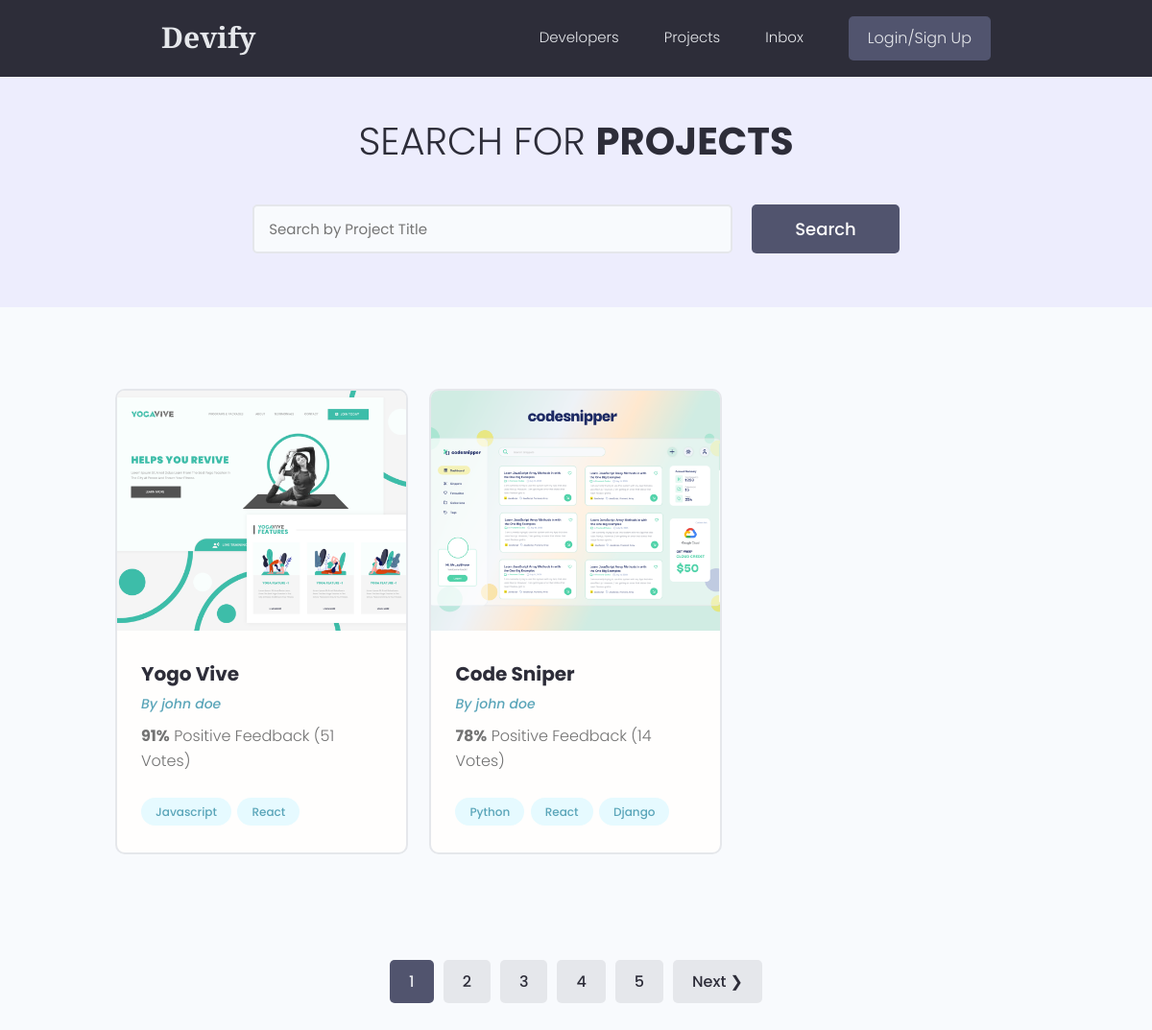
/projects/, run on the app's committed database.
### projects/models.py (models this page shows, shortened)
class Project(models.Model):
    owner = models.ForeignKey(Profile, null=True, blank=True,on_delete=models.SET_NULL)
    title = models.CharField(max_length=200)
    description = models.TextField(null=True, blank=True)
    featured_image = models.ImageField(null=True, blank=True,default="default.jpg")
    demo_link = models.CharField(max_length=2000, null=True, blank=True)
    source_link = models.CharField(max_length=2000, null=True, blank=True)
    tags = models.ManyToManyField('Tag',blank=True)
    vote_total = models.IntegerField(default=0,null=True,blank=True)
    vote_ratio = models.IntegerField(default=0,null=True,blank=True)
    created = models.DateTimeField(auto_now_add=True)
    id = models.UUIDField(default=uuid.uuid4, unique=True , primary_key=True, editable=False)
    class Meta:
        ordering = ['-vote_total']

class Tag(models.Model):
    name = models.CharField(max_length=200)
    created = models.DateTimeField(auto_now_add=True)
    id = models.UUIDField(default=uuid.uuid4, unique=True , primary_key=True, editable=False)
    def __str__(self):
        return self.name

### users/models.py (models this page shows, shortened)
class Profile(models.Model):
    user = models.OneToOneField(User, on_delete=models.CASCADE , null=True, blank=True)
    name = models.CharField(max_length=200, blank=True, null=True)
    email = models.EmailField(max_length=500,blank=True,null=True)
    username = models.CharField(max_length=200, blank=True, null=True)
    location = models.CharField(max_length=200, blank=True, null=True)
    short_intro = models.CharField(max_length=2000,blank=True,null=True)
    bio = models.TextField(blank=True, null=True)
    profile_image = models.ImageField(blank=True, null=True, upload_to = 'profiles/',default='profiles/user-default.png')
    social_github = models.CharField(max_length=200, blank=True, null=True)
    social_twitter = models.CharField(max_length=200, blank=True, null=True)
    social_linkedin = models.CharField(max_length=200, blank=True, null=True)
    social_youtube = models.CharField(max_length=200, blank=True, null=True)
    social_website = models.CharField(max_length=200, blank=True, null=True)
    created = models.DateTimeField(auto_now_add=True)
    id = models.UUIDField(default=uuid.uuid4, unique=True , primary_key=True, editable=False)

### projects/views.py (the view)
# urls.py: path('projects/',include('projects.urls')),
def projects(request):
    projects,search_query = searchProjects(request)
    custom_range, projects = paginateProjects(request, projects,2)
    context = {'projects':projects,'search_query':search_query,'custom_range':custom_range}
    return render(request,'projects/projects.html',context)

### projects/utils.py (called while the page is built)
def paginateProjects(request,projects,results):
    page = request.GET.get('page')
    paginator = Paginator(projects,results)
    try :
        projects = paginator.page(page)
    except PageNotAnInteger:
        page = 1
        projects = paginator.page(page)
    except EmptyPage:
        page = paginator.num_pages
        projects = paginator.page(page)
    leftIndex = (int(page)-4)
    if leftIndex < 1:
        leftIndex = 1
    rightIndex = (int(page)+5)
    if rightIndex > paginator.num_pages:
        rightIndex = paginator.num_pages + 1
    custom_range = range(leftIndex,rightIndex)
    return custom_range, projects

def searchProjects(request):
    search_query = ''
    if request.GET.get('search_query'):
        search_query = request.GET.get('search_query')
    tags = Tag.objects.filter(name__icontains= search_query)
    projects = Project.objects.distinct().filter(
        Q(title__icontains = search_query) |
        Q(description__icontains = search_query) |
        Q(owner__name__icontains = search_query) |
        Q(tags__in=tags)
    )
    return projects,search_query

### projects/templates/projects/projects.html (shortened to what this page needs)
{% extends 'main.html' %}
{% block content %}
<main class="projects">
  <section class="hero-section text-center">
    <div class="container container--narrow">
      <div class="hero-section__box">
        <h2>Search for <span>Projects</span></h2>
      </div>
      <div class="hero-section__search">
        <form class="form" action="{% url 'projects' %}" method="get">
          <div class="form__field">
            <input class="input input--text" id="formInput#search" type="text" name="search_query"
              placeholder="Search by Project Title" value="{{search_query}}" />
          </div>
          <input class="btn btn--sub btn--lg" type="submit" value="Search" />
        </form>
      </div>
    </div>
  </section>
  <section class="projectsList">
    <div class="container">
      <div class="grid grid--three">
        {% for project in projects %}
        <div class="column">
          <div class="card project">
            <a href="{% url 'project' project.id %}" class="project">
              <img class="project__thumbnail" src="{{ project.featured_image.url }}" alt="project thumbnail" />
              <div class="card__body">
                <h3 class="project__title">{{project.title}}</h3>
                <p><a class="project__author" href="{% url 'user-profile' project.owner.id %}">By
                    {{project.owner.name}}</a></p>
                <p class="project--rating">
                  <span style="font-weight: bold;">{{project.vote_ratio}}%</span> Positive
                  Feedback ({{project.vote_total}} Vote{{project.vote_total|pluralize:"s"}})
                </p>
                <div class="project__tags">
                  {% for tag in project.tags.all %}
                  <span class="tag tag--pill tag--main">
                    <small>{{tag}}</small>
                  </span>
                  {% endfor %}
                </div>
              </div>
            </a>
          </div>
        </div>
        {% endfor %}
      </div>
    </div>
  </section>
  {% include 'pagination.html' with queryset=projects custom_range=custom_range %}
</main>
{% endblock content %}

### static/styles/app.css (style rules this page uses)
:root { --color-sub: #2d2d39; }
.btn--sub { background-color: var(--color-sub-light); }
.card { border: 2px solid var(--color-light); }
img { width: 100%; }
.hero-section { height: 40vh; display: flex; align-items: center; background-color: var(--color-sub); }
.hero-section__box { margin-bottom: 4rem; }
.hero-section__box > h2, .hero-section__box > h2 > span { font-size: 4rem; color: var(--color-light); line-height: 1.3; text-transform: uppercase; }
.hero-section__box > h2 { font-weight: 300; }
.hero-section__box > h2 > span { font-weight: 700; }
.hero-section__search > .form { display: flex; align-items: center; justify-content: center; gap: 2rem; }
.hero-section__search > .form input.input--text { width: 50rem; }
.project__author { font-size: 1.4rem; font-style: italic; }
.project--rating { margin-bottom: 1.6em; margin-top: .5em; }
.projects > .hero-section { background: var(--color-sub-lighter); height: 30vh; }
.projects .hero-section__box { margin-bottom: 2.5rem; }
.projects .hero-section__box > h2 { color: var(--color-sub); }
.projects .hero-section__box > h2 > span { font-weight: 700; color: var(--color-sub); }
.projectsList { margin-top: 8rem; }
.project__thumbnail { height: 25rem; object-fit: cover; object-position: top center; }
.project__title { font-size: 2rem; font-weight: 700; color: var(--color-sub); }

### static/uikit/styles/modules/_variables.css (style rules this page uses)
:root { --color-main: #5aa5b9; --color-main-light: #e6faff; --color-sub: #3f4156; --color-sub-light: #51546e; --color-sub-lighter: #ededfd; --color-text: #737373; --color-gray: #8b8b8b; --color-light: #e5e7eb; --color-light-gray: #767676; --color-bg: #f8fafd; --color-white: #fffefd; --color-white-light: #f3f3f3; --color-success: #359e64; --color-success-bg: #def8e8; --color-error: #fc4b0b; --color-error-bg: #fff2ee; --font-base: 'Poppins', arial, helvetica, 'Segoe UI', roboto, ubuntu, sans-serif; --font-monospace: 'Fira Code', 'Courier New', courier, monospace; --font-regular: 300; --font-medium: 500; --font-bold: 700; --generic-shadow: 1px 1px 5px #00000010; --generic-transition: all 0.3s ease-in-out; }

### static/uikit/styles/modules/_base.css (style rules this page uses)
* { margin: 0; padding: 0; box-sizing: border-box; text-rendering: optimizeLegibility; color: inherit; font-size: inherit; }
html { font-size: 50%; }
@media only screen and (min-width: 480px) { html { font-size: 56.25%; } }
@media only screen and (min-width: 1200px) { html { font-size: 62.5%; } }
body { line-height: 1.6; font-weight: 400; font-size: 1.5rem; color: var(--color-text); background-color: var(--color-bg); min-height: 100vh; }

### static/uikit/styles/modules/_typography.css (style rules this page uses)
* { font-family: var(--font-base); }
h2 { font-size: 3.6rem; font-weight: var(--font-bold); }
h3 { font-size: 3.2rem; font-weight: var(--font-medium); }
p, span, strong { font-size: 1.6rem; color: var(--color-text); font-weight: var(--font-regular); }
a { padding-bottom: 2px; text-decoration: none; display: inline-block; color: var(--color-main); font-weight: var(--font-medium); }

### static/uikit/styles/modules/_utilities.css (style rules this page uses)
.container { width: 92%; max-width: 165rem; margin: 0 auto; box-sizing: border-box; }
.container--narrow { width: 92%; max-width: 120rem; }
@media screen and (min-width: 1000px) { .container { width: 90%; } }
@media screen and (min-width: 1000px) { .container--narrow { width: 85%; } }
@media screen and (min-width: 1200px) { .container { width: 80%; } }
@media screen and (min-width: 1200px) { .container--narrow { width: 72%; } }
.text-center { text-align: center; }

### static/uikit/styles/modules/_button.css (style rules this page uses)
.btn { display: inline-block; position: relative; cursor: pointer; background-color: var(--color-light); font-weight: var(--font-medium); color: var(--color-sub); text-decoration: none; padding: 1rem 2rem; border-radius: 0.5rem; border: none; width: -webkit-fit-content; width: -moz-fit-content; width: fit-content; height: -webkit-fit-content; height: -moz-fit-content; height: fit-content; font-size: 1.6rem; outline-width: 0; outline-color: transparent; -webkit-backface-visibility: hidden; backface-visibility: hidden; transition: all 0.3s ease-in-out; }
.btn--sub { background-color: var(--color-sub); color: var(--color-white); }
.btn--lg { font-size: 1.8rem; padding: 1.2rem 4.5rem; }

### static/uikit/styles/modules/_card.css (style rules this page uses)
.card { border-radius: 1rem; background-color: var(--color-white); border: 1.5px solid var(--color-light); width: auto; height: auto; margin-top: 0.5rem; margin-bottom: 0.5rem; overflow: hidden; }
.card__body, .card__header { padding: 2rem 2.5rem; }

### data on the page
Project: featured_image (picture), title "Yogo Vive", owner.name "john doe", vote_ratio "91", vote_total "51"
Tag: name "Javascript"
Tag: name "React"
Project: featured_image (picture), title "Code Sniper", owner.name "john doe", vote_ratio "78", vote_total "14"
Tag: name "Python"
Tag: name "Django"

### other printed values
{{ page }} "1"
{{ page }} "2" "3" "4" "5"
